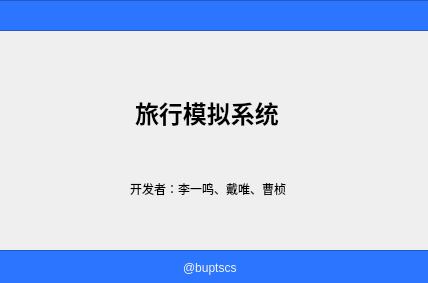
<?xml version="1.0" encoding="UTF-8"?>
<ui version="4.0">
 <class>AboutUsDialog</class>
 <widget class="QDialog" name="AboutUsDialog">
  <property name="geometry">
   <rect>
    <x>0</x>
    <y>0</y>
    <width>428</width>
    <height>283</height>
   </rect>
  </property>
  <property name="windowTitle">
   <string>About us</string>
  </property>
  <property name="styleSheet">
   <string notr="true"/>
  </property>
  <widget class="QLabel" name="label">
   <property name="geometry">
    <rect>
     <x>135</x>
     <y>97</y>
     <width>191</width>
     <height>31</height>
    </rect>
   </property>
   <property name="palette">
    <palette>
     <active/>
     <inactive/>
     <disabled/>
    </palette>
   </property>
   <property name="font">
    <font>
     <pointsize>18</pointsize>
     <weight>75</weight>
     <bold>true</bold>
    </font>
   </property>
   <property name="styleSheet">
    <string notr="true"/>
   </property>
   <property name="text">
    <string>旅行模拟系统</string>
   </property>
  </widget>
  <widget class="QLabel" name="label_2">
   <property name="geometry">
    <rect>
     <x>130</x>
     <y>179</y>
     <width>281</width>
     <height>20</height>
    </rect>
   </property>
   <property name="styleSheet">
    <string notr="true">border-color: rgba(255, 255, 255, 0);
font: 10pt &quot;MS Shell Dlg 2&quot;;
selection-background-color: rgba(255, 255, 255, 0);</string>
   </property>
   <property name="text">
    <string>开发者：李一鸣、戴唯、曹桢</string>
   </property>
  </widget>
  <widget class="QFrame" name="frame">
   <property name="geometry">
    <rect>
     <x>-10</x>
     <y>0</y>
     <width>541</width>
     <height>31</height>
    </rect>
   </property>
   <property name="styleSheet">
    <string notr="true">background-color: rgb(43, 117, 255);</string>
   </property>
   <property name="frameShape">
    <enum>QFrame::StyledPanel</enum>
   </property>
   <property name="frameShadow">
    <enum>QFrame::Raised</enum>
   </property>
  </widget>
  <widget class="QFrame" name="frame_2">
   <property name="geometry">
    <rect>
     <x>-20</x>
     <y>250</y>
     <width>581</width>
     <height>41</height>
    </rect>
   </property>
   <property name="styleSheet">
    <string notr="true">background-color: rgb(43, 117, 255);</string>
   </property>
   <property name="frameShape">
    <enum>QFrame::StyledPanel</enum>
   </property>
   <property name="frameShadow">
    <enum>QFrame::Raised</enum>
   </property>
   <widget class="QLabel" name="label_3">
    <property name="geometry">
     <rect>
      <x>203</x>
      <y>10</y>
      <width>59</width>
      <height>16</height>
     </rect>
    </property>
    <property name="styleSheet">
     <string notr="true">font: 8pt &quot;MS Shell Dlg 2&quot;;
color: rgb(245, 245, 245);
</string>
    </property>
    <property name="text">
     <string>@buptscs</string>
    </property>
   </widget>
  </widget>
 </widget>
 <resources/>
 <connections/>
</ui>
